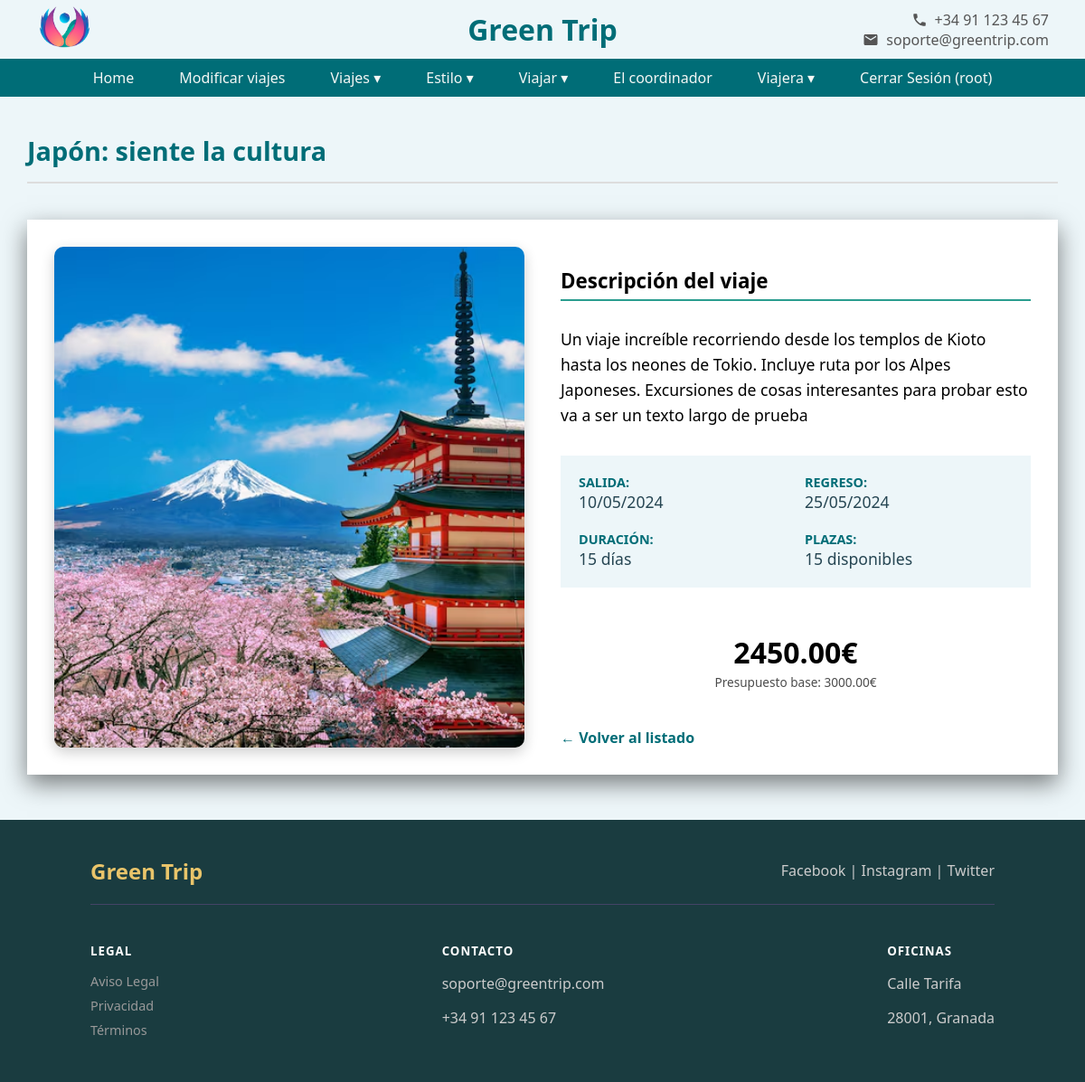
Page /app/public/ver_viaje.php?id=24 (signed in) on the committed database.
### tables this page shows
CREATE TABLE IF NOT EXISTS `viajes` (
  `id_viaje` int(11) NOT NULL AUTO_INCREMENT,
  `titulo` varchar(100) NOT NULL,
  `descripcion` text DEFAULT NULL,
  `fecha_inicio` date NOT NULL,
  `fecha_fin` date NOT NULL,
  `precio` decimal(10,2) NOT NULL,
  `presupuesto` decimal(10,2) DEFAULT NULL,
  `destacado` tinyint(1) DEFAULT 0,
  `tipo_viaje` varchar(50) DEFAULT NULL,
  `plazas` int(11) DEFAULT NULL,
  `imagen` varchar(255) DEFAULT NULL,
  PRIMARY KEY (`id_viaje`)
);

### app/public/ver_viaje.php (the view)
<?php
include '../clases/conexionBd.php';
include '../vistas/cabecera.php';
$id = $_GET['id'];
$sql = 'SELECT * FROM viajes WHERE id_viaje=?';
$stmt = $connBd->prepare($sql);
$stmt->execute([$id]);
$fila = $stmt->fetch(PDO::FETCH_ASSOC);
$fechaInicio = new DateTime($fila['fecha_inicio']);
$fechaFin = new DateTime($fila['fecha_fin']);
$diferencia = $fechaInicio->diff($fechaFin);
$dias = $diferencia->days;
?>
<div class='admin-cab'>
    <h1><?php echo $fila['titulo'] ?></h1>
</div>
<div class="contenedor-viaje-detalle">
    <div class="imagen-esp">
        <img src="../assets/img/<?php echo $fila['imagen']; ?>" alt="Imagen viaje">
    </div>
    <div class="contenido-detalle">
        <h3 class="subtitulo-detalle">Descripción del viaje</h3>
        <p class="texto-descripcion"><?php echo $fila['descripcion'] ?></p>
        <div class="datos-grid">
            <div class="dato-item">
                <span class="etiqueta">Salida:</span>
                <span class="valor"><?php echo $fechaInicio->format('d/m/Y'); ?></span>
            </div>
            <div class="dato-item">
                <span class="etiqueta">Regreso:</span>
                <span class="valor"><?php echo $fechaFin->format('d/m/Y'); ?></span>
            </div>
            <div class="dato-item">
                <span class="etiqueta">Duración:</span>
                <span class="valor"><?php echo $dias; ?> días</span>
            </div>
            <div class="dato-item">
                <span class="etiqueta">Plazas:</span>
                <span class="valor"><?php echo $fila['plazas']; ?> disponibles</span>
            </div>
        </div>
        <div class="bloque-precio">
            <span class="precio-grande"><?php echo $fila['precio']; ?>€</span>
            <small class="presupuesto-info">Presupuesto base: <?php echo $fila['presupuesto'] ?>€</small>
        </div>
        <div class="acciones-detalle">
            <a href="../public/index.php" class="btn-volver">← Volver al listado</a>
        </div>
    </div>
</div>
<?php include '../vistas/footer.php'; ?>

### app/assets/estilosPag.css (style rules this page uses)
body { font-family: "Segoe UI", Tahoma, Geneva, Verdana, sans-serif; margin: 0; padding: 0; background-color: #EDF6F9; }
a { text-decoration: none; color: inherit; }
.contenedor-body p, h1 { color: #006D77; font-weight: bold; }
.precio-grande { font-size: 1.6em; font-weight: 500; margin-top: 0px; }
.admin-cab { width: 95%; margin: 40px auto 20px auto; display: flex; justify-content: space-between; align-items: center; padding-bottom: 15px; border-bottom: 2px solid #ddd; }
.admin-cab h1 { color: #006D77; margin: 0; font-size: 1.8em; display: flex; }
.contenedor-viaje-detalle { display: flex; gap: 40px; max-width: 90%; margin: 40px auto; background-color: white; padding: 30px; box-shadow: 0 10px 25px rgba(0,0,0,0.5); }
.imagen-esp { flex: 1; max-width: 50%; }
.imagen-esp img { width: 100%; height: 100%; object-fit: cover; border-radius: 10px; box-shadow: 0 5px 15px rgba(0,0,0,0.2); }
.contenido-detalle { flex: 1; display: flex; flex-direction: column; justify-content: center; }
.subtitulo-detalle { font-size: 1.4em; margin-bottom: 10px; border-bottom: 2px solid #2A9D8F; padding-bottom: 5px; }
.texto-descripcion { font-size: 1.1em; line-height: 1.6; margin-bottom: 30px; }
.datos-grid { display: grid; grid-template-columns: 1fr 1fr; gap: 20px; margin-bottom: 30px; background-color: #EDF6F9; padding: 20px; }
.dato-item { display: flex; flex-direction: column; }
.etiqueta { font-size: 0.9em; color: #006D77; font-weight: bold; text-transform: uppercase; }
.valor { font-size: 1.1em; color: #264653; }
.bloque-precio { padding: 20px; text-align: center; margin-bottom: 20px; }
.precio-grande { display: block; font-size: 2em; font-weight: bold; }
.presupuesto-info { font-size: 0.85em; opacity: 0.7; }
.btn-volver { display: inline-block; color: #006D77; font-weight: bold; transition: color 0.3s; }

### rows in the picture
viajes: titulo "Japón: siente la cultura", imagen (picture), descripcion "Un viaje increíble recorriendo desde los templos de Kioto hasta los neones de Tokio. Incluye ruta por los Alpes Japoneses. Excursiones de cosas interesantes para probar esto va a ser un texto largo de prueba", fecha_inicio "10/05/2024", fecha_fin "25/05/2024", dias "15", plazas "15", precio "2450.00", presupuesto "3000.00"

### other values in the picture
$_SESSION["username"] "root"
